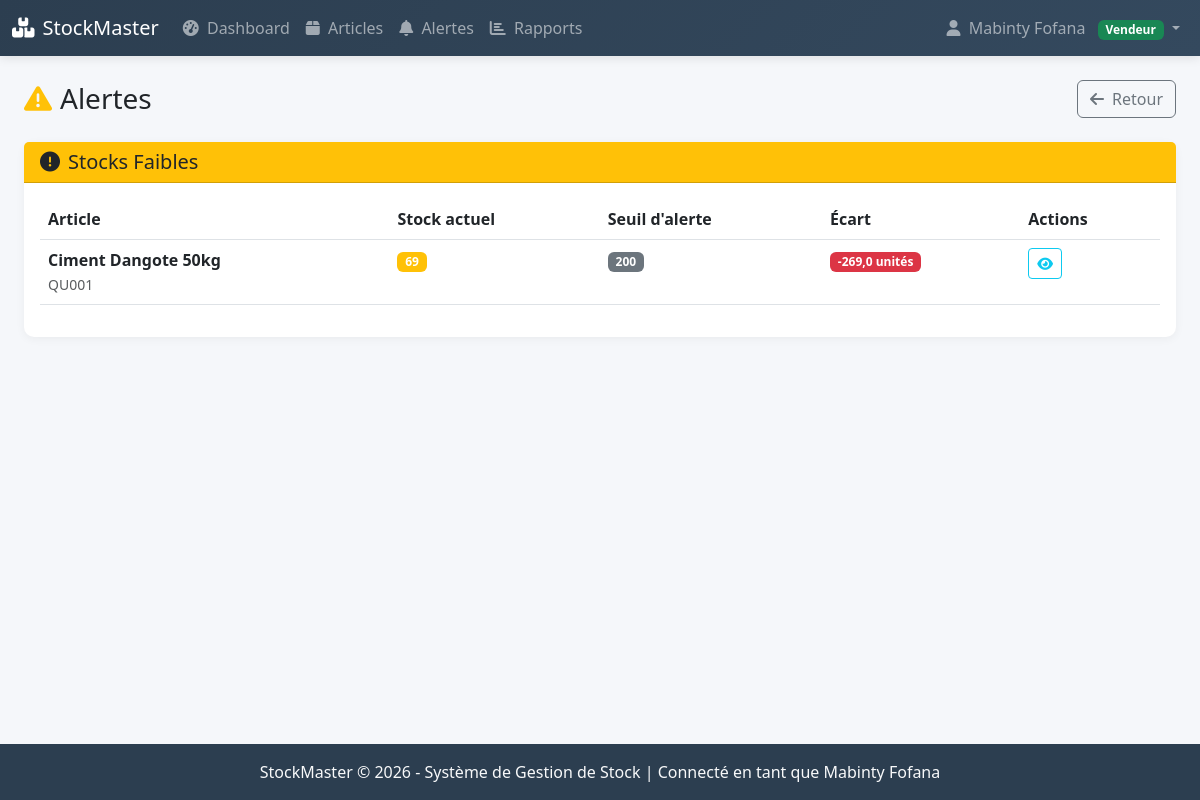
The app's page /alertes/ (signed in), older data.
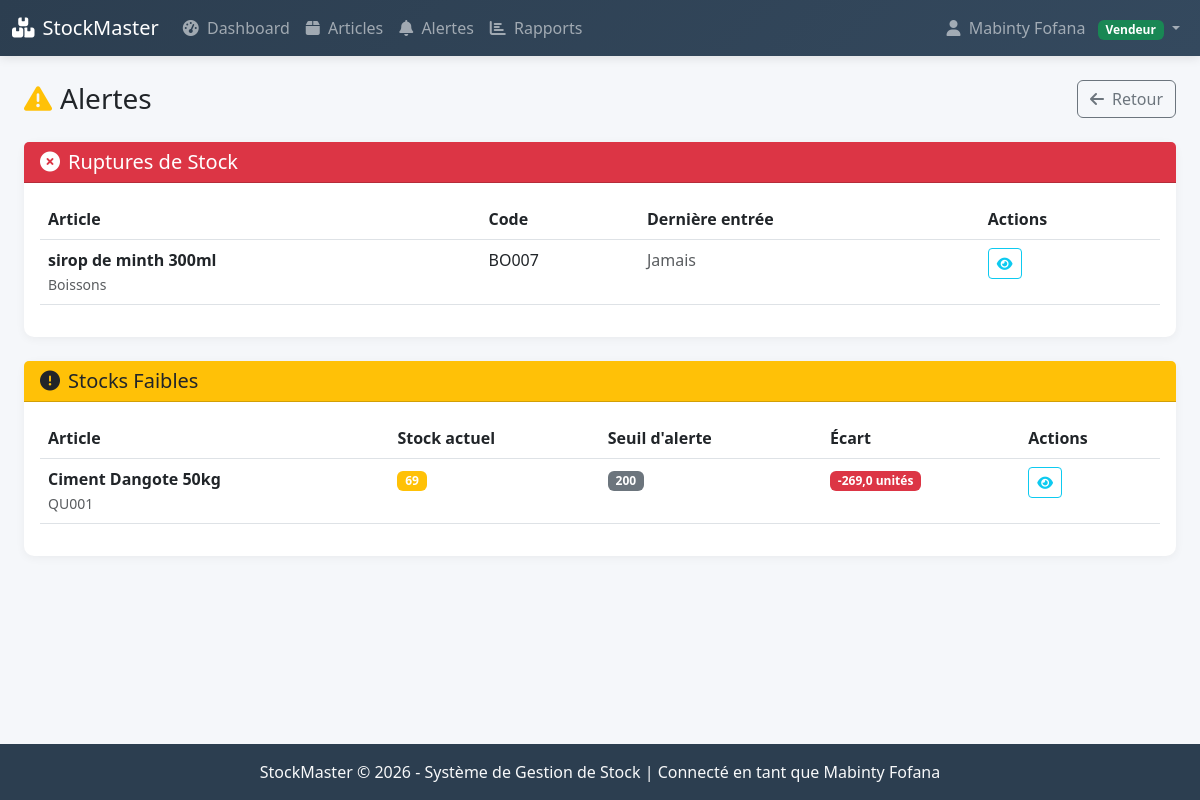
The same page, newer data.
### gestion_stock/models.py (models this page shows, shortened)
class Article(models.Model):
    UNITE_CHOICES = [
        ('unite', 'Unité'),
        ('kg', 'Kilogramme'),
        ('litre', 'Litre'),
        ('paquet', 'Paquet'),
        ('carton', 'Carton'),
    ]
    code_article = models.CharField(max_length=50, unique=True, verbose_name="Code article")
    code_barre = models.CharField(max_length=100, blank=True, unique=True, verbose_name="Code-barres")
    designation = models.CharField(max_length=200)
    categorie = models.ForeignKey(Categorie, on_delete=models.SET_NULL, null=True)
    fournisseur = models.ForeignKey(Fournisseur, on_delete=models.SET_NULL, null=True, blank=True)
    prix_achat = models.DecimalField(max_digits=10, decimal_places=2)
    prix_vente = models.DecimalField(max_digits=10, decimal_places=2)
    seuil_alerte = models.IntegerField(default=10)
    unite = models.CharField(max_length=20, choices=UNITE_CHOICES, default='unite')
    emplacement = models.CharField(max_length=50, blank=True, help_text="Rayon/Étagère")
    date_peremption = models.DateField(null=True, blank=True, verbose_name="Date de péremption")
    actif = models.BooleanField(default=True)
    date_creation = models.DateTimeField(auto_now_add=True)
    date_modification = models.DateTimeField(auto_now=True)
    @property
    def quantite_stock(self):
        stock = self.stock_set.first()
        return stock.quantite if stock else 0
    class Meta:
        verbose_name = "Article"
        verbose_name_plural = "Articles"

class Stock(models.Model):
    article = models.ForeignKey(Article, on_delete=models.CASCADE)
    quantite = models.IntegerField(default=0)
    quantite_min = models.IntegerField(default=0)
    quantite_max = models.IntegerField(default=1000)
    emplacement = models.CharField(max_length=100)
    date_derniere_entree = models.DateTimeField(null=True, blank=True)
    date_derniere_sortie = models.DateTimeField(null=True, blank=True)
    class Meta:
        verbose_name = "Stock"
        verbose_name_plural = "Stocks"

class Categorie(models.Model):
    nom = models.CharField(max_length=50, unique=True)
    description = models.TextField(blank=True)
    class Meta:
        verbose_name = "Catégorie"
        verbose_name_plural = "Catégories"

### gestion_stock/views.py (the view)
# urls.py: path('alertes/', login_required(vendeur_required(views.alertes)), name='alertes'),
@login_required
def alertes(request):
    articles = Article.objects.filter(actif=True).select_related('categorie').prefetch_related('stock_set')
    alertes_rupture = []
    alertes_stock = []
    alertes_peremption = []
    today = timezone.now().date()
    for article in articles:
        stock = article.stock_set.first()
        if not stock:
            continue
        if stock.quantite == 0:
            alertes_rupture.append(article)
        elif stock.quantite <= article.seuil_alerte:
            alertes_stock.append(article)
        if article.date_peremption:
            jours_restants = (article.date_peremption - today).days
            if 0 <= jours_restants <= 30:
                alertes_peremption.append(article)
    context = {
        'alertes_rupture': alertes_rupture,
        'alertes_stock': alertes_stock,
        'alertes_peremption': alertes_peremption,
    }
    return render(request, 'gestion_stock/alertes/liste.html', context)

### gestion_stock/context_processors.py (called while the page is built)
def notification_context(request):
    context = {}
    if request.user.is_authenticated:
        try:
            alertes_non_lues = Alerte.objects.filter(lu=False).count()
            context['alertes_non_lues'] = alertes_non_lues
            if hasattr(request.user, 'profilutilisateur'):
                context['user_role'] = request.user.profilutilisateur.role
                context['user_profile'] = request.user.profilutilisateur
        except:
            pass
    return context

### gestion_stock/templatetags/custom_filters.py (called while the page is built)
@register.filter(name='abs')
def absolute(value):
    try:
        return abs(float(value))
    except (ValueError, TypeError):
        return value

@register.filter(name='add')
def add(value, arg):
    try:
        return float(value) + float(arg)
    except (ValueError, TypeError):
        try:
            return int(value) + int(arg)
        except:
            return value

### gestion_stock/templates/gestion_stock/alertes/liste.html (shortened to what the changed rows need)
{% extends 'base.html' %}
{% load custom_filters %}
{% block content %}
<div class="container-fluid mt-4">
    <div class="d-flex justify-content-between align-items-center mb-4">
        <h1 class="h3 mb-0">
            <i class="fas fa-exclamation-triangle me-2 text-warning"></i>Alertes
        </h1>
    </div>
    {% if alertes_rupture %}
    <div class="card border-danger mb-4">
        <div class="card-header bg-danger text-white">
            <h5 class="mb-0">
                <i class="fas fa-times-circle me-2"></i>Ruptures de Stock
            </h5>
        </div>
        <div class="card-body">
            <div class="table-responsive">
                <table class="table table-hover">
                    <thead>
                        <tr>
                            <th>Article</th>
                            <th>Code</th>
                            <th>Dernière entrée</th>
                            <th>Actions</th>
                        </tr>
                    </thead>
                    <tbody>
                        {% for article in alertes_rupture %}
                        <tr>
                           <td>
        <strong>{{ article.designation }}</strong>
        <br>
        <small class="text-muted">{{ article.categorie.nom|default:"Non catégorisé" }}</small>
    </td>
    <td>{{ article.code_article }}</td>
    <td>
        {% with stock=article.stock_set.first %}
            {% if stock and stock.date_derniere_entree %}
            {{ stock.date_derniere_entree|date:"d/m/Y" }}
            {% else %}
            <span class="text-muted">Jamais</span>
            {% endif %}
        {% endwith %}
    </td>
                            <td>
                                <div class="btn-group btn-group-sm">
                                    <a href="{% url 'detail_article' article.pk %}" class="btn btn-outline-info">
                                        <i class="fas fa-eye"></i>
                                    </a>
                                </div>
                            </td>
                        </tr>
                        {% endfor %}
                    </tbody>
                </table>
            </div>
        </div>
    </div>
    {% endif %}
    {% if alertes_stock %}
    <div class="card border-warning mb-4">
        <div class="card-body">
            <div class="table-responsive">
                <table class="table table-hover">
                    <thead>
                        <tr>
                            <th>Article</th>
                            <th>Stock actuel</th>
                            <th>Seuil d'alerte</th>
                            <th>Écart</th>
                            <th>Actions</th>
                        </tr>
                    </thead>
                    <tbody>
                        {% for article in alertes_stock %}
                        <tr>
                            <td>
                                <strong>{{ article.designation }}</strong>
                                <br>
                                <small class="text-muted">{{ article.code_article }}</small>
                            </td>
                            <td>
                                <span class="badge bg-warning">{{ article.quantite_stock }}</span>
                            </td>
                            <td>
                                <span class="badge bg-secondary">{{ article.seuil_alerte }}</span>
                            </td>
                            <td>
                                  <span class="badge bg-danger">-{{ article.seuil_alerte|add:article.quantite_stock|abs }} unités</span>
                            </td>
                            <td>
                                <div class="btn-group btn-group-sm">
                                    <a href="{% url 'detail_article' article.pk %}" class="btn btn-outline-info">
                                        <i class="fas fa-eye"></i>
                                    </a>
                                </div>
                            </td>
                        </tr>
                        {% endfor %}
                    </tbody>
                </table>
            </div>
        </div>
    </div>
    {% endif %}
</div>
{% endblock %}

Row changes from the older to the newer data that the page shows:
added Article: designation "sirop de minth 300ml", categorie.nom "Boissons", code_article "BO007", shown under "Ruptures de Stock"
Text that changed along with them:
text now shown: "Ruptures de Stock Article Code Dernière entrée Actions"
